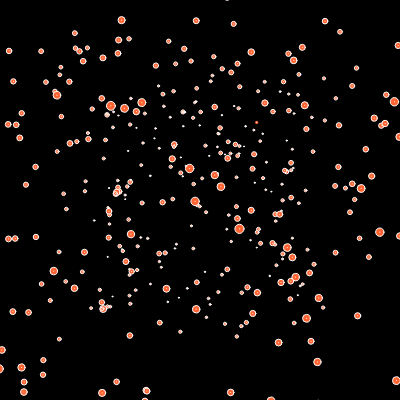
Frame 1 (no input)
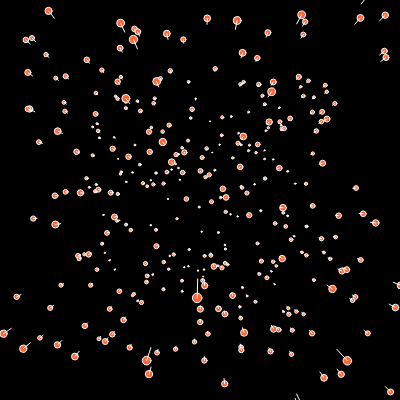
Frame 60 (no input)
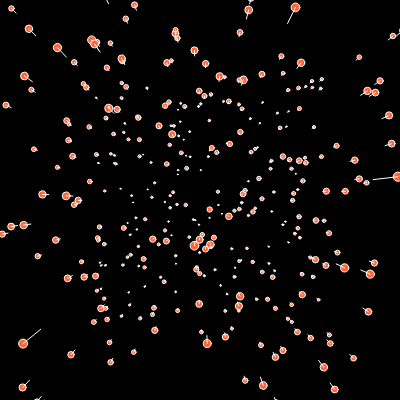
Frame 120 (the mouse pressed at the canvas centre since frame 60)

The p5.js sketch that drew these frames (run headless with seeded random() and noise() and a simulated clock; from frame 60 on, the mouse is pressed at the canvas centre):

// p5.js sketch
// ── sketch.js
//let width=400, height=400;
let stars=[];
let factor=100;
let speedSlider;

function setup() {
  createCanvas(400, 400);
  //Vector = (x,y,z) z:속도감 표현
  speedSlider=createSlider(0, 20, 5, 0.1);
  for(let i=0; i<500; i++) {
  stars[i] = createVector(
    random(-width*factor, width*factor),
    random(-height*factor, height*factor),
    random(10,400));
  stars[i].pz=stars[i].z;
  }
}
function draw() {
  background(0); // 25를 더 써서 잔상효과background(0, 25)
  fill(255,100,50);
  noStroke();
  //중앙으로 올 수 있게 원점 변경
  translate(width/2, height/2);
  for(let star of stars) {
    let x=star.x/star.z; //star.z에의해 영향받음
    let y=star.y/star.z;
    let px=star.x/star.pz;
    let py=star.y/star.pz;
    let d = map(star.z, 0, 400, 10, 1); 
    circle(x,y,d);
      stroke(255);
      line(x,y,px,py);
      star.pz=star.z;
    star.z -= speedSlider.value();       //빨라짐
    if(star.z<1) {
      star.x=random(-width*factor, width*factor);
      star.y=random(-height*factor, height*factor);
      star.z=400;
      star.pz=400;
      }
  }
}
